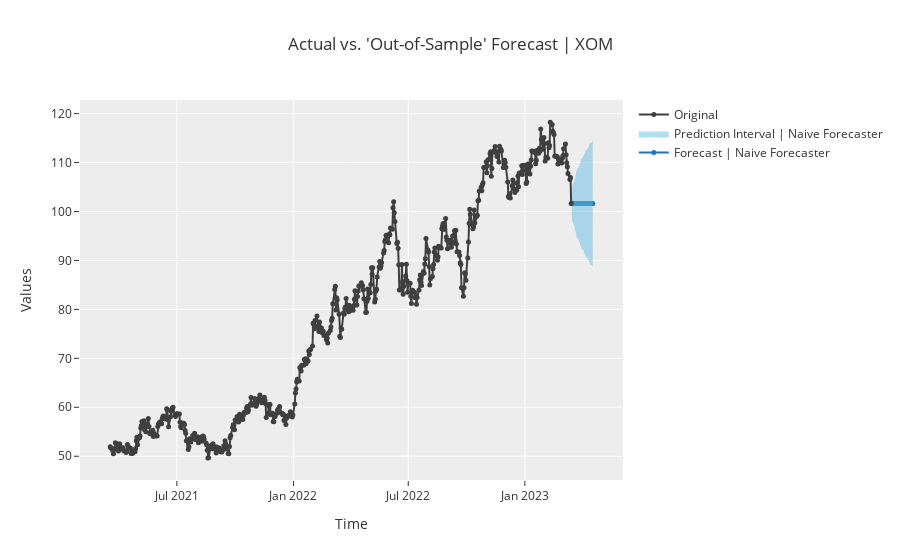

Notebook cell for this chart:
### Code cell
final_model = exp.finalize_model(naive)
exp.plot_model(final_model, plot='forecast', data_kwargs={'fh':24})
